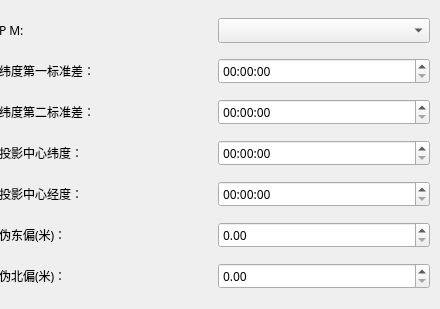
              <widget class="QWidget" name="PWWTTWW_Page">
               <widget class="QWidget" name="layoutWidget">
                <property name="geometry">
                 <rect>
                  <x>-1</x>
                  <y>9</y>
                  <width>431</width>
                  <height>291</height>
                 </rect>
                </property>
                <layout class="QVBoxLayout" name="verticalLayout_19">
                 <item>
                  <layout class="QHBoxLayout" name="horizontalLayout_85" stretch="1,1">
                   <item>
                    <widget class="QLabel" name="PWWTTWW_PMLabel">
                     <property name="font">
                      <font>
                       <family>Source Han Sans SC Medium</family>
                       <pointsize>9</pointsize>
                       <weight>7</weight>
                       <italic>false</italic>
                       <bold>false</bold>
                      </font>
                     </property>
                     <property name="text">
                      <string>P M:</string>
                     </property>
                    </widget>
                   </item>
                   <item>
                    <widget class="QComboBox" name="PWWTTWW_PMBox">
                     <property name="font">
                      <font>
                       <family>Source Han Sans SC Medium</family>
                       <pointsize>9</pointsize>
                       <weight>7</weight>
                       <italic>false</italic>
                       <bold>false</bold>
                      </font>
                     </property>
                    </widget>
                   </item>
                  </layout>
                 </item>
                 <item>
                  <layout class="QHBoxLayout" name="horizontalLayout_86" stretch="1,1">
                   <item>
                    <widget class="QLabel" name="label_80">
                     <property name="font">
                      <font>
                       <family>Source Han Sans SC Medium</family>
                       <pointsize>9</pointsize>
                       <weight>7</weight>
                       <italic>false</italic>
                       <bold>false</bold>
                      </font>
                     </property>
                     <property name="text">
                      <string>纬度第一标准差：</string>
                     </property>
                    </widget>
                   </item>
                   <item>
                    <widget class="QTimeEdit" name="timeEdit_20">
                     <property name="font">
                      <font>
                       <family>Source Han Sans SC Medium</family>
                       <pointsize>9</pointsize>
                       <weight>7</weight>
                       <italic>false</italic>
                       <bold>false</bold>
                      </font>
                     </property>
                     <property name="inputMethodHints">
                      <set>Qt::ImhNone</set>
                     </property>
                     <property name="displayFormat">
                      <string>HH:mm:ss</string>
                     </property>
                    </widget>
                   </item>
                  </layout>
                 </item>
                 <item>
                  <layout class="QHBoxLayout" name="horizontalLayout_87" stretch="1,1">
                   <item>
                    <widget class="QLabel" name="label_81">
                     <property name="font">
                      <font>
                       <family>Source Han Sans SC Medium</family>
                       <pointsize>9</pointsize>
                       <weight>7</weight>
                       <italic>false</italic>
                       <bold>false</bold>
                      </font>
                     </property>
                     <property name="text">
                      <string>纬度第二标准差：</string>
                     </property>
                    </widget>
                   </item>
                   <item>
                    <widget class="QTimeEdit" name="timeEdit_21">
                     <property name="font">
                      <font>
                       <family>Source Han Sans SC Medium</family>
                       <pointsize>9</pointsize>
                       <weight>7</weight>
                       <italic>false</italic>
                       <bold>false</bold>
                      </font>
                     </property>
                     <property name="inputMethodHints">
                      <set>Qt::ImhNone</set>
                     </property>
                     <property name="displayFormat">
                      <string>HH:mm:ss</string>
                     </property>
                    </widget>
                   </item>
                  </layout>
                 </item>
                 <item>
                  <layout class="QHBoxLayout" name="horizontalLayout_88" stretch="1,1">
                   <item>
                    <widget class="QLabel" name="label_82">
                     <property name="font">
                      <font>
                       <family>Source Han Sans SC Medium</family>
                       <pointsize>9</pointsize>
                       <weight>7</weight>
                       <italic>false</italic>
                       <bold>false</bold>
                      </font>
                     </property>
                     <property name="text">
                      <string>投影中心纬度：</string>
                     </property>
                    </widget>
                   </item>
                   <item>
                    <widget class="QTimeEdit" name="timeEdit_22">
                     <property name="font">
                      <font>
                       <family>Source Han Sans SC Medium</family>
                       <pointsize>9</pointsize>
                       <weight>7</weight>
                       <italic>false</italic>
                       <bold>false</bold>
                      </font>
                     </property>
                     <property name="inputMethodHints">
                      <set>Qt::ImhNone</set>
                     </property>
                     <property name="displayFormat">
                      <string>HH:mm:ss</string>
                     </property>
                    </widget>
                   </item>
                  </layout>
                 </item>
                 <item>
                  <layout class="QHBoxLayout" name="horizontalLayout_89" stretch="1,1">
                   <item>
                    <widget class="QLabel" name="label_83">
                     <property name="font">
                      <font>
                       <family>Source Han Sans SC Medium</family>
                       <pointsize>9</pointsize>
                       <weight>7</weight>
                       <italic>false</italic>
                       <bold>false</bold>
                      </font>
                     </property>
                     <property name="text">
                      <string>投影中心经度：</string>
                     </property>
                    </widget>
                   </item>
                   <item>
                    <widget class="QTimeEdit" name="timeEdit_23">
                     <property name="font">
                      <font>
                       <family>Source Han Sans SC Medium</family>
                       <pointsize>9</pointsize>
                       <weight>7</weight>
                       <italic>false</italic>
                       <bold>false</bold>
                      </font>
                     </property>
                     <property name="inputMethodHints">
                      <set>Qt::ImhNone</set>
                     </property>
                     <property name="displayFormat">
                      <string>HH:mm:ss</string>
                     </property>
                    </widget>
                   </item>
                  </layout>
                 </item>
                 <item>
                  <layout class="QHBoxLayout" name="horizontalLayout_90" stretch="1,1">
                   <item>
                    <widget class="QLabel" name="label_84">
                     <property name="font">
                      <font>
                       <family>Source Han Sans SC Medium</family>
                       <pointsize>9</pointsize>
                       <weight>7</weight>
                       <italic>false</italic>
                       <bold>false</bold>
                      </font>
                     </property>
                     <property name="text">
                      <string>伪东偏(米)：</string>
                     </property>
                    </widget>
                   </item>
                   <item>
                    <widget class="QDoubleSpinBox" name="doubleSpinBox_22">
                     <property name="font">
                      <font>
                       <family>Source Han Sans SC Medium</family>
                       <pointsize>9</pointsize>
                       <weight>7</weight>
                       <italic>false</italic>
                       <bold>false</bold>
                      </font>
                     </property>
                    </widget>
                   </item>
                  </layout>
                 </item>
                 <item>
                  <layout class="QHBoxLayout" name="horizontalLayout_91" stretch="1,1">
                   <item>
                    <widget class="QLabel" name="label_85">
                     <property name="font">
                      <font>
                       <family>Source Han Sans SC Medium</family>
                       <pointsize>9</pointsize>
                       <weight>7</weight>
                       <italic>false</italic>
                       <bold>false</bold>
                      </font>
                     </property>
                     <property name="text">
                      <string>伪北偏(米)：</string>
                     </property>
                    </widget>
                   </item>
                   <item>
                    <widget class="QDoubleSpinBox" name="doubleSpinBox_23">
                     <property name="font">
                      <font>
                       <family>Source Han Sans SC Medium</family>
                       <pointsize>9</pointsize>
                       <weight>7</weight>
                       <italic>false</italic>
                       <bold>false</bold>
                      </font>
                     </property>
                    </widget>
                   </item>
                  </layout>
                 </item>
                </layout>
               </widget>
              </widget>
